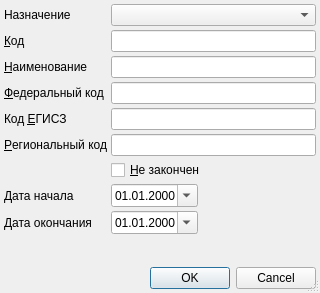
<?xml version="1.0" encoding="UTF-8"?>
<ui version="4.0">
 <class>ItemEditorDialog</class>
 <widget class="QDialog" name="ItemEditorDialog">
  <property name="geometry">
   <rect>
    <x>0</x>
    <y>0</y>
    <width>320</width>
    <height>293</height>
   </rect>
  </property>
  <property name="windowTitle">
   <string>ChangeMe!</string>
  </property>
  <property name="sizeGripEnabled">
   <bool>true</bool>
  </property>
  <layout class="QGridLayout">
   <property name="margin">
    <number>4</number>
   </property>
   <property name="spacing">
    <number>4</number>
   </property>
   <item row="10" column="1">
    <widget class="CDateEdit" name="edtEndDate">
     <property name="displayFormat">
      <string>dd.MM.yyyy</string>
     </property>
     <property name="calendarPopup">
      <bool>true</bool>
     </property>
    </widget>
   </item>
   <item row="9" column="1">
    <widget class="CDateEdit" name="edtBegDate">
     <property name="displayFormat">
      <string>dd.MM.yyyy</string>
     </property>
     <property name="calendarPopup">
      <bool>true</bool>
     </property>
    </widget>
   </item>
   <item row="9" column="0">
    <widget class="QLabel" name="lblBegDate">
     <property name="text">
      <string>Дата начала</string>
     </property>
    </widget>
   </item>
   <item row="0" column="0">
    <widget class="QLabel" name="label">
     <property name="sizePolicy">
      <sizepolicy hsizetype="Maximum" vsizetype="Preferred">
       <horstretch>0</horstretch>
       <verstretch>0</verstretch>
      </sizepolicy>
     </property>
     <property name="text">
      <string>Назначение</string>
     </property>
     <property name="buddy">
      <cstring>cmbEventPurpose</cstring>
     </property>
    </widget>
   </item>
   <item row="5" column="0">
    <widget class="QLabel" name="lblUsishCode">
     <property name="sizePolicy">
      <sizepolicy hsizetype="Maximum" vsizetype="Preferred">
       <horstretch>0</horstretch>
       <verstretch>0</verstretch>
      </sizepolicy>
     </property>
     <property name="text">
      <string>Код &amp;ЕГИСЗ</string>
     </property>
     <property name="buddy">
      <cstring>edtUsishCode</cstring>
     </property>
    </widget>
   </item>
   <item row="1" column="0">
    <widget class="QLabel" name="lblCode">
     <property name="sizePolicy">
      <sizepolicy hsizetype="Maximum" vsizetype="Preferred">
       <horstretch>0</horstretch>
       <verstretch>0</verstretch>
      </sizepolicy>
     </property>
     <property name="text">
      <string>&amp;Код</string>
     </property>
     <property name="buddy">
      <cstring>edtCode</cstring>
     </property>
    </widget>
   </item>
   <item row="4" column="0">
    <widget class="QLabel" name="lblFederalCode">
     <property name="sizePolicy">
      <sizepolicy hsizetype="Maximum" vsizetype="Preferred">
       <horstretch>0</horstretch>
       <verstretch>0</verstretch>
      </sizepolicy>
     </property>
     <property name="text">
      <string>&amp;Федеральный код</string>
     </property>
     <property name="buddy">
      <cstring>edtFederalCode</cstring>
     </property>
    </widget>
   </item>
   <item row="11" column="0">
    <spacer>
     <property name="orientation">
      <enum>Qt::Vertical</enum>
     </property>
     <property name="sizeHint" stdset="0">
      <size>
       <width>103</width>
       <height>16</height>
      </size>
     </property>
    </spacer>
   </item>
   <item row="2" column="0">
    <widget class="QLabel" name="lblName">
     <property name="sizePolicy">
      <sizepolicy hsizetype="Maximum" vsizetype="Preferred">
       <horstretch>0</horstretch>
       <verstretch>0</verstretch>
      </sizepolicy>
     </property>
     <property name="text">
      <string>&amp;Наименование</string>
     </property>
     <property name="buddy">
      <cstring>edtName</cstring>
     </property>
    </widget>
   </item>
   <item row="6" column="0">
    <widget class="QLabel" name="lblRegionalCode">
     <property name="sizePolicy">
      <sizepolicy hsizetype="Maximum" vsizetype="Preferred">
       <horstretch>0</horstretch>
       <verstretch>0</verstretch>
      </sizepolicy>
     </property>
     <property name="text">
      <string>&amp;Региональный код</string>
     </property>
     <property name="buddy">
      <cstring>edtRegionalCode</cstring>
     </property>
    </widget>
   </item>
   <item row="10" column="0">
    <widget class="QLabel" name="lblEndDate">
     <property name="text">
      <string>Дата окончания</string>
     </property>
    </widget>
   </item>
   <item row="9" column="2">
    <spacer name="horizontalSpacer">
     <property name="orientation">
      <enum>Qt::Horizontal</enum>
     </property>
     <property name="sizeHint" stdset="0">
      <size>
       <width>40</width>
       <height>20</height>
      </size>
     </property>
    </spacer>
   </item>
   <item row="6" column="1" colspan="2">
    <widget class="QLineEdit" name="edtRegionalCode">
     <property name="maxLength">
      <number>8</number>
     </property>
    </widget>
   </item>
   <item row="5" column="1" colspan="2">
    <widget class="QLineEdit" name="edtUsishCode"/>
   </item>
   <item row="12" column="0" colspan="3">
    <widget class="QDialogButtonBox" name="buttonBox">
     <property name="standardButtons">
      <set>QDialogButtonBox::Cancel|QDialogButtonBox::Ok</set>
     </property>
    </widget>
   </item>
   <item row="4" column="1" colspan="2">
    <widget class="QLineEdit" name="edtFederalCode"/>
   </item>
   <item row="2" column="1" colspan="2">
    <widget class="QLineEdit" name="edtName"/>
   </item>
   <item row="1" column="1" colspan="2">
    <widget class="QLineEdit" name="edtCode">
     <property name="maxLength">
      <number>8</number>
     </property>
    </widget>
   </item>
   <item row="0" column="1" colspan="2">
    <widget class="CRBComboBox" name="cmbEventPurpose"/>
   </item>
   <item row="8" column="1" colspan="2">
    <widget class="QCheckBox" name="chkContinued">
     <property name="text">
      <string>&amp;Не закончен</string>
     </property>
    </widget>
   </item>
  </layout>
 </widget>
 <customwidgets>
  <customwidget>
   <class>CRBComboBox</class>
   <extends>QComboBox</extends>
   <header>library/crbcombobox.h</header>
  </customwidget>
  <customwidget>
   <class>CDateEdit</class>
   <extends>QDateEdit</extends>
   <header>library/DateEdit.h</header>
  </customwidget>
 </customwidgets>
 <tabstops>
  <tabstop>cmbEventPurpose</tabstop>
  <tabstop>edtCode</tabstop>
  <tabstop>edtName</tabstop>
  <tabstop>edtFederalCode</tabstop>
  <tabstop>edtUsishCode</tabstop>
  <tabstop>edtRegionalCode</tabstop>
  <tabstop>chkContinued</tabstop>
  <tabstop>edtBegDate</tabstop>
  <tabstop>edtEndDate</tabstop>
  <tabstop>buttonBox</tabstop>
 </tabstops>
 <resources/>
 <connections>
  <connection>
   <sender>buttonBox</sender>
   <signal>accepted()</signal>
   <receiver>ItemEditorDialog</receiver>
   <slot>accept()</slot>
   <hints>
    <hint type="sourcelabel">
     <x>159</x>
     <y>176</y>
    </hint>
    <hint type="destinationlabel">
     <x>159</x>
     <y>96</y>
    </hint>
   </hints>
  </connection>
  <connection>
   <sender>buttonBox</sender>
   <signal>rejected()</signal>
   <receiver>ItemEditorDialog</receiver>
   <slot>reject()</slot>
   <hints>
    <hint type="sourcelabel">
     <x>159</x>
     <y>176</y>
    </hint>
    <hint type="destinationlabel">
     <x>159</x>
     <y>96</y>
    </hint>
   </hints>
  </connection>
 </connections>
</ui>
